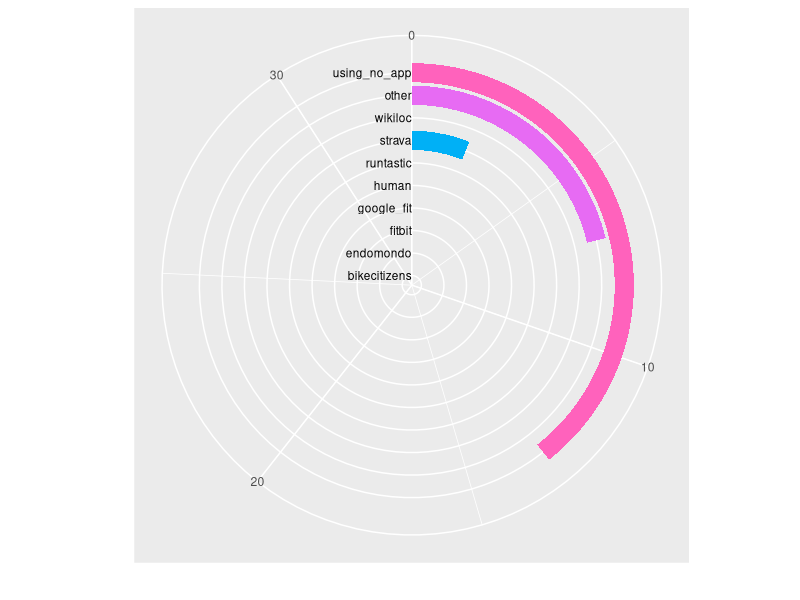
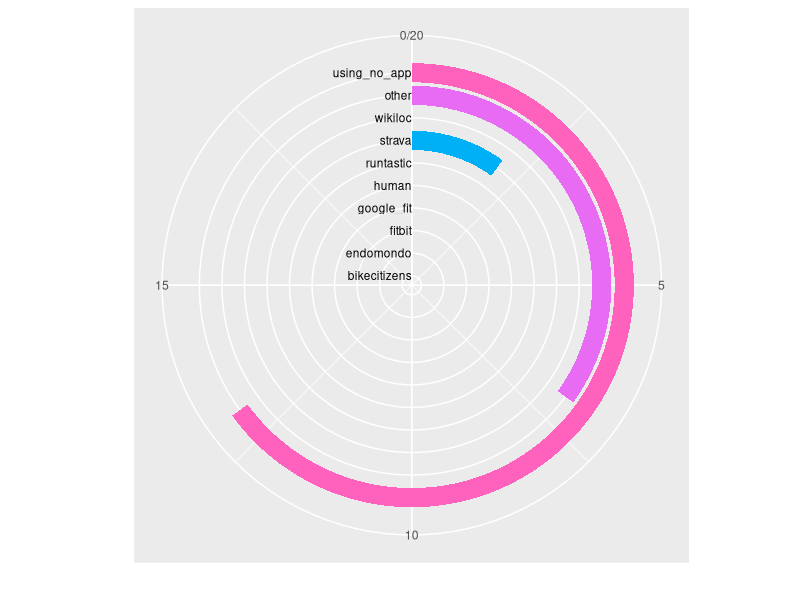

Generate these figures, in order, with R:
# Description: This script evaluates the answers for the use of mobile applications for cycling
# and the difference between cities
#
# Comments: set your working directory to 
# Author: Diego Pajarito 


# Setup 
library(ggplot2)
# Data reading and group asignation based on the answers
table_answers <- read.csv('data/Questionnaire_Answers.csv', stringsAsFactors=FALSE)

table_answers <- table_answers[table_answers$City == "Münster",]

app_cycling <- data.frame(table_answers$gaming_app_cycling_googlefit, table_answers$gaming_app_cycling_bikecitizens, table_answers$gaming_app_cycling_endomondo,
                          table_answers$gaming_app_cycling_fitbit, table_answers$gaming_app_cycling_human, table_answers$gaming_app_cycling_runtastic, table_answers$gaming_app_cycling_strava,
                          table_answers$gaming_app_cycling_wikiloc, table_answers$gaming_app_cycling_other, table_answers$gaming_app_cycling)
names(app_cycling) <- c( " google_fit", " bikecitizens", " endomondo", " fitbit", " human", " runtastic", " strava", " wikiloc", "other", "using_no_app")
app_cycling[app_cycling$using_no_app != "N",]$using_no_app <- NA
app_cycling[app_cycling$other == "",]$other <- NA

count_app_cycling <- sapply(app_cycling, function(y) sum(length(which(!is.na(y)))))

data <- data.frame( names(count_app_cycling), count_app_cycling )
names(data) <- c("application", "count")


# Circular bar graph
ggplot(data, aes(x = application, y = count ,fill = application)) + 
  geom_bar(width = 0.85, stat="identity") +    
  coord_polar(theta = "y") +    # To use a polar plot and not a basic barplot
  xlab("") + ylab("") +    #Remove useless labels of axis
  ylim(c(0,33)) + #Increase ylim to avoid having a complete circle
  geom_text(data = data, hjust = 1, size = 3, aes(x = application, y = 0, label = application)) +   #Add group labels close to the bars :
  theme(legend.position = "none" , axis.text.y = element_blank() , axis.ticks = element_blank())    #Remove useless legend, y axis ticks and y axis text

# Circular bar graph with facets
ggplot(data, aes(x = application, y = count ,fill = application)) + 
  geom_bar(width = 0.85, stat="identity") +    
  coord_polar(theta = "y") +    # To use a polar plot and not a basic barplot
  xlab("") + ylab("") +    #Remove useless labels of axis
  ylim(c(0,20)) + #Increase ylim to avoid having a complete circle
  geom_text(data = data, hjust = 1, size = 3, aes(x = application, y = 0, label = application)) +   #Add group labels close to the bars :
  theme(legend.position = "none" , axis.text.y = element_blank() , axis.ticks = element_blank())    #Remove useless legend, y axis ticks and y axis text

